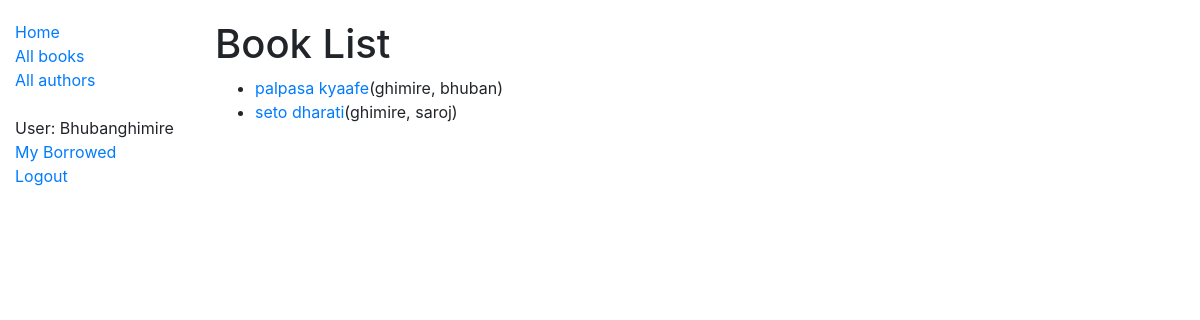
Page /catalog/books/ (signed in) on the committed database.
### catalog/models.py (models this page shows, shortened)
class Book(models.Model):
    title = models.CharField(max_length=200)
    author = models.ForeignKey('Author',on_delete=models.CASCADE)
    summary = models.TextField()
    isbn = models.CharField('ISBN',max_length=13)
    genre = models.ManyToManyField(Genre,help_text='enter genere for book')
    def get_absolute_url(self):
        return reverse('Book-detail',args=[str(self.id)])

class Author(models.Model):
    first_name = models.CharField(max_length=200)
    last_name = models.CharField(max_length=100,default="ghimire")
    date_of_birth = models.DateField(null=True, blank=True)
    date_of_death = models.DateField('Died', null=True, blank=True)
    class Meta:
        ordering = ['last_name', 'first_name']
    def __str__(self):
        return f'{self.last_name}, {self.first_name}'

### catalog/views.py (the view)
# urls.py: path('books/',views.BookListView.as_view(),name='book'),
class BookListView(LoginRequiredMixin,ListView):
    model = Book
    template_name = 'book_list.html'
    paginate_by = 2

### catalog/templates/book_list.html
{% extends 'base_generic.html' %}
{% block content %}
    <h1>Book List</h1>
    {% if book_list %}
    <ul>
        {% for book in book_list %}
        <li>
            <a href="{{ book.get_absolute_url }}">{{book.title}}</a>({{book.author}})
        </li>
        {% endfor %}
    </ul>
    {% else %}
    <p>there are no books in the library</p>
    {% endif %}
{% endblock content %}

### catalog/templates/base_generic.html (shortened to what this page needs)
<!DOCTYPE html>
<html lang="en">
<head>
    <link rel="stylesheet" href="https://stackpath.bootstrapcdn.com/bootstrap/4.1.3/css/bootstrap.min.css"
>
    {% load static %}
    <link rel="stylesheet" href="{% static 'css/styles.css' %}">
</head>
<body>
    <div class="container-fluid">
        <div class="row">
            <div class="col-sm-2">
                {% block sidebar %}
                <ul class="sidebar-nav">
                    <li><a href="{% url 'index' %}">Home</a></li>
                    <li><a href="{% url 'book' %}">All books</a></li>
                    <li><a href="{% url 'author' %}">All authors</a></li>
                    <br>
                    {% if user.is_authenticated %}
                    <li>User: {{ user.get_username }}</li>
                    <li><a href="{% url 'my-borrowed' %}">My Borrowed</a></li>
                    <li><a href="{% url 'logout'%}?next={{request.path}}">Logout</a></li>
                    {% else %}
                    <li><a href="{% url 'login'%}?next={{request.path}}">Login</a></li>
                    {% endif %}
                </ul>
                {% endblock %}
            </div>
            <div class="col-sm-10 ">{% block content %}{% endblock %}
            </div>
        </div>
    </div>
</body>
</html>

### catalog/static/css/styles.css (style rules this page uses)
.sidebar-nav { margin-top: 20px; padding: 0; list-style: none; }
h1 { margin-top: 20px; }

### rows in the picture
Book: title "palpasa kyaafe", author "ghimire, bhuban"
Book: title "seto dharati", author "ghimire, saroj"

### other values in the picture
{{ user.get_username }} "Bhubanghimire"
